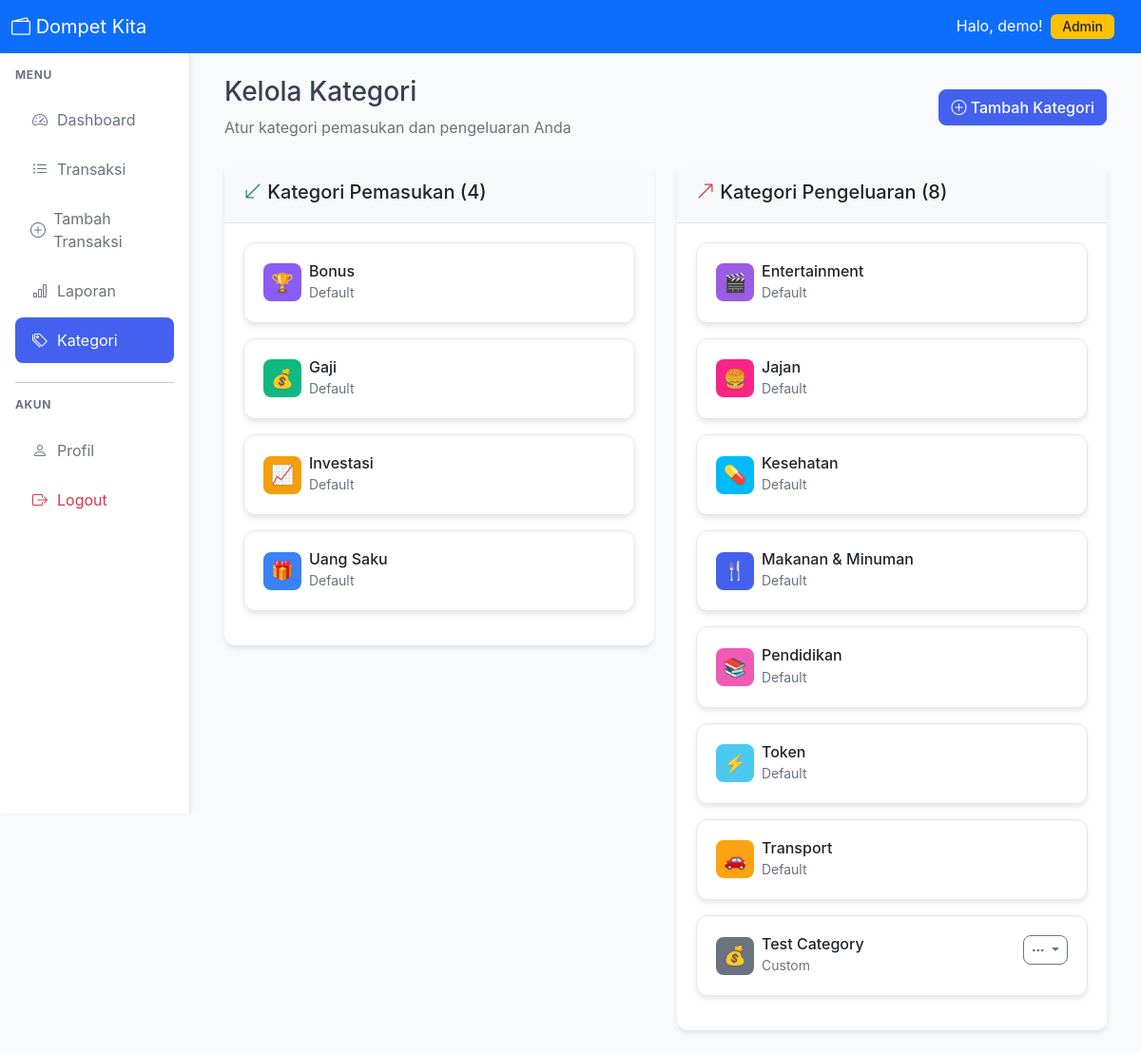
/user/categories.php (signed in), run on an earlier commit of the app's database.
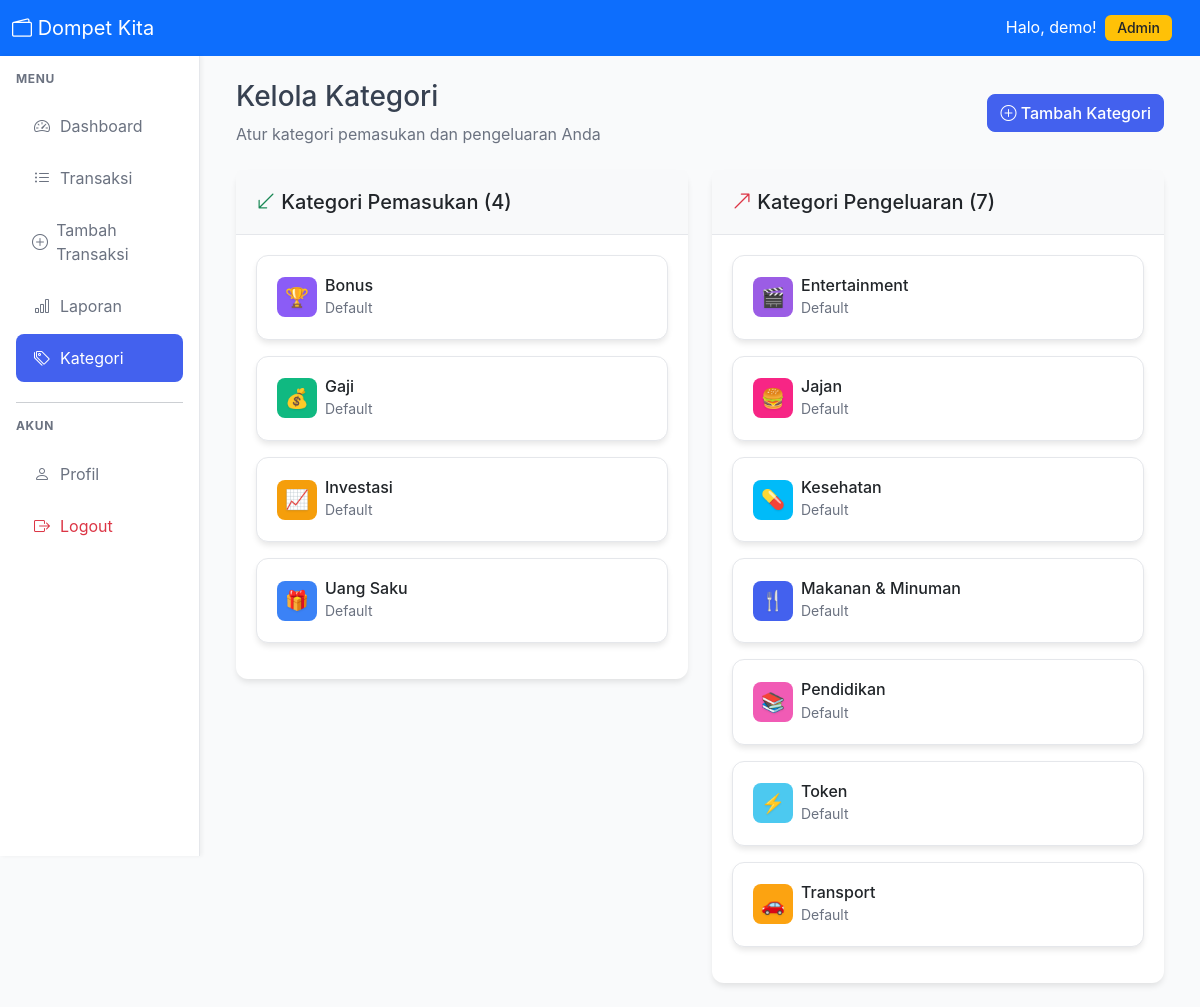
And on a later commit of the database.
### tables this page shows
CREATE TABLE `categories` (
  `id` int NOT NULL,
  `user_id` int DEFAULT NULL,
  `name` varchar(100) NOT NULL,
  `icon` varchar(10) DEFAULT 0xF09F92B0,
  `color` varchar(7) DEFAULT '#6b7280',
  `type` enum('income','expense') NOT NULL,
  `is_default` tinyint(1) DEFAULT '0',
  `created_at` timestamp NULL DEFAULT CURRENT_TIMESTAMP
);

### crud/category-crud.php (called while the page is built, shortened)
<?php
function getAllCategories($user_id, $type = null) {
    $db = getDB();
    $where = "WHERE (user_id = ? OR is_default = TRUE) AND name IS NOT NULL AND name != ''";
    $params = [$user_id];
    $types = "i";
    $stmt = $db->prepare("SELECT id, name, icon, color, type, is_default, user_id FROM categories $where ORDER BY is_default DESC, name");
    $stmt->bind_param($types, ...$params);
    $stmt->execute();
    return $stmt->get_result()->fetch_all(MYSQLI_ASSOC);
}
?>

### user/categories.php (the view, shortened to what the changed rows need)
<?php
require_once '../crud/category-crud.php';
$user_id = $_SESSION['user_id'];
$categories = getAllCategories($user_id);
$income_categories = array_filter($categories, fn($cat) => $cat['type'] === 'income');
$expense_categories = array_filter($categories, fn($cat) => $cat['type'] === 'expense');
include '../includes/header.php';
include '../includes/sidebar.php';
?>
<div class="d-flex justify-content-between align-items-center mb-4">
    <div>
        <h1 class="h3">Kelola Kategori</h1>
    </div>
</div>
<div class="row">
    <div class="col-md-6">
        <div class="card">
            <div class="card-body">
                <div class="row">
                    <?php foreach ($income_categories as $category): ?>
                    <div class="col-12 mb-3">
                        <div class="card category-card">
                            <div class="card-body">
                                <div class="d-flex justify-content-between align-items-start">
                                    <div class="d-flex align-items-center">
                                        <span class="category-icon me-2" style="background-color: <?php echo $category['color']; ?>">
                                            <?php echo $category['icon']; ?>
                                        </span>
                                        <div>
                                            <h6 class="mb-0"><?php echo htmlspecialchars($category['name']); ?></h6>
                                            <?php if ($category['is_default']): ?>
                                            <small class="text-muted">Default</small>
                                            <?php else: ?>
                                            <small class="text-muted">Custom</small>
                                            <?php endif; ?>
                                        </div>
                                    </div>
                                </div>
                            </div>
                        </div>
                    </div>
                    <?php endforeach; ?>
                </div>
            </div>
        </div>
    </div>
    <div class="col-md-6">
        <div class="card">
            <div class="card-header d-flex justify-content-between align-items-center">
                <h5 class="mb-0">
                    <i class="bi bi-arrow-up-right text-danger"></i>
                    Kategori Pengeluaran (<?php echo count($expense_categories); ?>)
                </h5>
            </div>
            <div class="card-body">
                <div class="row">
                    <?php foreach ($expense_categories as $category): ?>
                    <div class="col-12 mb-3">
                        <div class="card category-card">
                            <div class="card-body">
                                <div class="d-flex justify-content-between align-items-start">
                                    <div class="d-flex align-items-center">
                                        <span class="category-icon me-2" style="background-color: <?php echo $category['color']; ?>">
                                            <?php echo $category['icon']; ?>
                                        </span>
                                        <div>
                                            <h6 class="mb-0"><?php echo htmlspecialchars($category['name']); ?></h6>
                                            <?php if ($category['is_default']): ?>
                                            <small class="text-muted">Default</small>
                                            <?php else: ?>
                                            <small class="text-muted">Custom</small>
                                            <?php endif; ?>
                                        </div>
                                    </div>
                                    <?php if (!$category['is_default']): ?>
                                    <div class="dropdown">
                                        <button class="btn btn-sm btn-outline-secondary dropdown-toggle" data-bs-toggle="dropdown">
                                            <i class="bi bi-three-dots"></i>
                                        </button>
                                    </div>
                                    <?php endif; ?>
                                </div>
                            </div>
                        </div>
                    </div>
                    <?php endforeach; ?>
                </div>
            </div>
        </div>
    </div>
</div>
<?php
include '../includes/footer.php';
?>

What changed in the data, as far as the page shows it:
removed categories: icon "💰", name "Test Category", is_default "Custom", shown under "Kategori Pengeluaran (8)"
Also different on the page:
count($expense_categories): "8" → "7"
